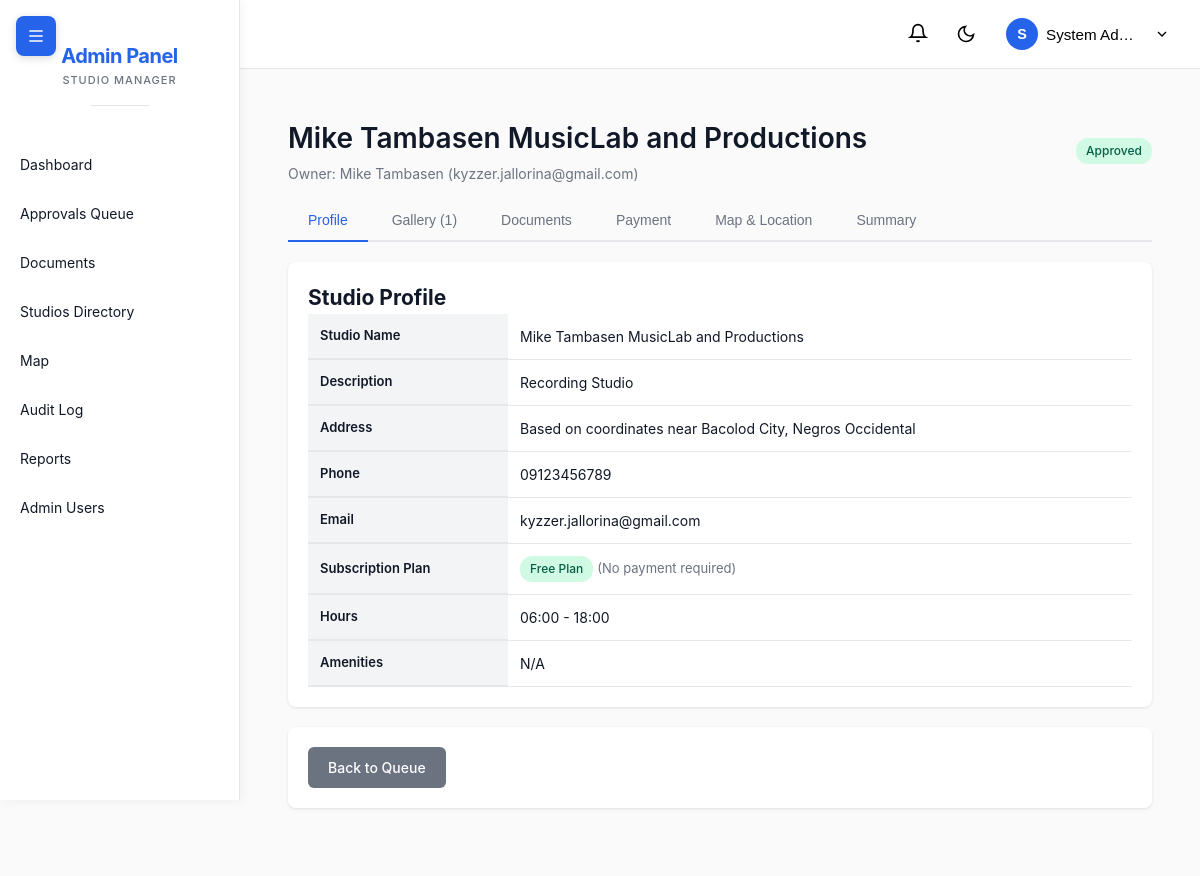
The page /admin/php/approval-detail.php?id=11 (signed in) on the database its author committed.
### tables this page shows
CREATE TABLE IF NOT EXISTS `studio_registrations` (
  `registration_id` int(11) NOT NULL AUTO_INCREMENT,
  `studio_id` int(11) DEFAULT NULL,
  `business_name` varchar(255) NOT NULL,
  `owner_name` varchar(255) NOT NULL,
  `owner_email` varchar(255) NOT NULL,
  `owner_phone` varchar(20) NOT NULL,
  `business_address` text NOT NULL,
  `business_type` enum('recording_studio','rehearsal_space','production_house','multi_purpose') NOT NULL,
  `plan_id` int(11) NOT NULL,
  `subscription_duration` enum('monthly','yearly') NOT NULL,
  `registration_status` enum('pending','approved_pending_payment','approved','rejected','requires_info','payment_expired','payment_submitted') DEFAULT 'pending',
  `admin_notes` text DEFAULT NULL,
  `rejection_reason` text DEFAULT NULL,
  `reviewed_by` int(11) DEFAULT NULL,
  `reviewed_at` datetime DEFAULT NULL,
  `approved_by` int(11) DEFAULT NULL,
  `approved_at` datetime DEFAULT NULL,
  `submitted_at` timestamp NULL DEFAULT current_timestamp(),
  `updated_at` timestamp NULL DEFAULT current_timestamp() ON UPDATE current_timestamp(),
  PRIMARY KEY (`registration_id`),
  KEY `owner_email` (`owner_email`),
  KEY `registration_status` (`registration_status`),
  KEY `fk_approved_by` (`approved_by`),
  KEY `fk_plan_id` (`plan_id`),
  KEY `fk_studio_id` (`studio_id`),
  CONSTRAINT `fk_approved_by` FOREIGN KEY (`approved_by`) REFERENCES `admin_users` (`admin_id`),
  CONSTRAINT `fk_plan_id` FOREIGN KEY (`plan_id`) REFERENCES `subscription_plans` (`plan_id`),
  CONSTRAINT `fk_studio_id` FOREIGN KEY (`studio_id`) REFERENCES `studios` (`StudioID`) ON DELETE NO ACTION ON UPDATE NO ACTION
);

CREATE TABLE IF NOT EXISTS `studios` (
  `StudioID` int(11) NOT NULL AUTO_INCREMENT,
  `ClientID` int(11) DEFAULT NULL,
  `OwnerID` int(11) DEFAULT NULL,
  `StudioName` varchar(255) NOT NULL,
  `Latitude` varchar(255) NOT NULL,
  `Longitude` varchar(255) NOT NULL,
  `Loc_Desc` varchar(255) NOT NULL,
  `Time_IN` time NOT NULL,
  `Time_OUT` time NOT NULL,
  `StudioImg` varchar(255) DEFAULT NULL,
  `approved_by_admin` int(11) DEFAULT NULL,
  `approved_at` datetime DEFAULT NULL,
  `is_active` tinyint(1) NOT NULL DEFAULT 1,
  `is_featured` tinyint(1) NOT NULL DEFAULT 0,
  PRIMARY KEY (`StudioID`),
  KEY `ClientID` (`ClientID`),
  KEY `FK_studios_studio_owners` (`OwnerID`),
  KEY `fk_studio_approved_by` (`approved_by_admin`),
  KEY `idx_featured` (`is_active`,`is_featured`),
  CONSTRAINT `FK_studios_studio_owners` FOREIGN KEY (`OwnerID`) REFERENCES `studio_owners` (`OwnerID`) ON DELETE NO ACTION ON UPDATE NO ACTION,
  CONSTRAINT `fk_studio_approved_by` FOREIGN KEY (`approved_by_admin`) REFERENCES `admin_users` (`admin_id`) ON DELETE SET NULL ON UPDATE NO ACTION,
  CONSTRAINT `studios_ibfk_1` FOREIGN KEY (`ClientID`) REFERENCES `clients` (`ClientID`)
);

CREATE TABLE IF NOT EXISTS `subscription_plans` (
  `plan_id` int(11) NOT NULL AUTO_INCREMENT,
  `plan_name` varchar(100) NOT NULL,
  `description` text DEFAULT NULL,
  `monthly_price` decimal(10,2) NOT NULL,
  `yearly_price` decimal(10,2) NOT NULL,
  `max_studios` int(11) NOT NULL DEFAULT 1,
  `max_instructors` int(11) NOT NULL DEFAULT 5,
  `max_services` int(11) DEFAULT NULL,
  `max_staff` int(11) DEFAULT NULL,
  `features` text DEFAULT NULL,
  `is_active` tinyint(1) DEFAULT 1,
  `created_at` timestamp NULL DEFAULT current_timestamp(),
  `updated_at` timestamp NULL DEFAULT current_timestamp() ON UPDATE current_timestamp(),
  PRIMARY KEY (`plan_id`),
  UNIQUE KEY `plan_name` (`plan_name`)
);

### admin/php/approval-detail.php (the view, shortened to what the rows shown need)
<?php
require_once __DIR__ . '/models/Registration.php';
require_once __DIR__ . '/models/Studio.php';
require_once __DIR__ . '/config/database.php';
$regId = $_GET['id'] ?? 0;
$registration = new Registration();
$studio = new Studio();
$reg = $registration->getById($regId);
$studioId = $reg['studio_id'] ?? null;
$studioInfo = $studioId ? $studio->getById($studioId) : null;
include __DIR__ . '/views/components/header.php';
?>
<div class="flex-between mb-4">
            <div class="page-header" style="margin-bottom: 0;">
<h1><?= htmlspecialchars($reg['business_name'] ?? 'Studio Registration') ?></h1>
                <p>Owner: <?= htmlspecialchars($reg['owner_name']) ?> (<?= htmlspecialchars($reg['owner_email']) ?>)</p>
            </div>
            <div>
                <?php
                $statusBadges = [
                    'approved' => 'badge-success',
                    'pending' => 'badge-warning',
                    'rejected' => 'badge-danger'
                ];
                $badgeClass = $statusBadges[$reg['registration_status']] ?? 'badge-secondary';
                ?>
                <span class="badge <?= $badgeClass ?>"><?= ucfirst($reg['registration_status']) ?></span>
            </div>
        </div>
        <div class="tab-content active" id="profile">
            <div class="card">
                <h2>Studio Profile</h2>
                <table>
                    <tr>
                        <th style="width: 200px;">Studio Name</th>
                        <td><?= htmlspecialchars($reg['business_name'] ?? 'N/A') ?></td>
                    </tr>
                    <tr>
                        <th>Description</th>
                        <td><?= htmlspecialchars(isset($reg['business_type']) ? ucwords(str_replace('_', ' ', $reg['business_type'])) : 'N/A') ?></td>
                    </tr>
                    <tr>
                        <th>Address</th>
                        <td><?= htmlspecialchars($studioInfo['Loc_Desc'] ?? ($reg['business_address'] ?? 'N/A')) ?></td>
                    </tr>
                    <tr>
                        <th>Phone</th>
                        <td><?= htmlspecialchars($reg['owner_phone'] ?? 'N/A') ?></td>
                    </tr>
                    <tr>
                        <th>Email</th>
                        <td><?= htmlspecialchars($reg['owner_email'] ?? 'N/A') ?></td>
                    </tr>
                    <tr>
                        <th>Subscription Plan</th>
                        <td>
                            <?php
                            $planName = $reg['plan_name'] ?? 'Unknown';
                            $isFree = (stripos($planName, 'free') !== false);
                            $badgeClass = $isFree ? 'badge-success' : 'badge-primary';
                            ?>
                            <span class="badge <?= $badgeClass ?>"><?= htmlspecialchars($planName) ?></span>
                            <?php if ($isFree): ?>
                                <span class="text-muted text-sm"> (No payment required)</span>
                            <?php endif; ?>
                        </td>
                    </tr>
                    <tr>
                        <th>Hours</th>
                        <td>
                            <?php if (!empty($studioInfo['Time_IN']) && !empty($studioInfo['Time_OUT'])): ?>
                                <?= date('H:i', strtotime($studioInfo['Time_IN'])) ?> - <?= date('H:i', strtotime($studioInfo['Time_OUT'])) ?>
                            <?php else: ?>
                                N/A - N/A
                            <?php endif; ?>
                        </td>
                    </tr>
                    <tr>
                        <th>Amenities</th>
                    </tr>
                </table>
            </div>
        </div>
                <link rel="stylesheet" href="https://unpkg.com/leaflet@1.9.4/dist/leaflet.css" />
<?php include __DIR__ . '/views/components/footer.php'; ?>

### rows shown on the page
studio_registrations: business_name "Mike Tambasen MusicLab and Productions", owner_name "Mike Tambasen", owner_email "kyzzer.jallorina@gmail.com", registration_status "Approved", business_type "Recording Studio", owner_phone "09123456789", plan.plan_name "Free Plan"
studios: Loc_Desc "Based on coordinates near Bacolod City, Negros Occidental", Time_IN "06:00", Time_OUT "18:00"

### other values the page prints
substr($adminName, 0, 1) "S"
$adminName "System Ad…"
count($galleryPhotos) "1"
